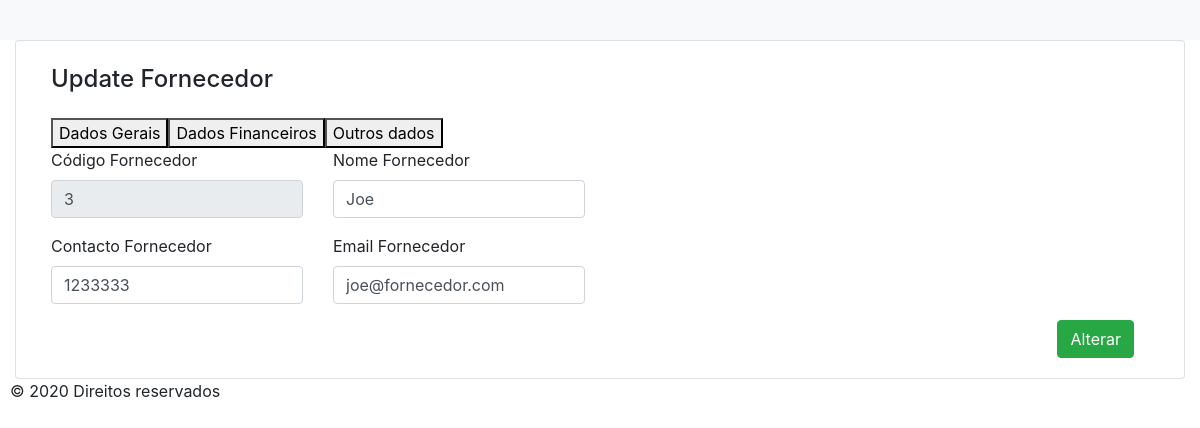
The app's page /update/updateFormFornecedor.php?id=3 with its own data.
### tables this page shows
CREATE TABLE `fornecedor` (
  `codForne` int NOT NULL AUTO_INCREMENT,
  `nomeForne` varchar(18) NOT NULL DEFAULT '',
  `contacForne` int NOT NULL DEFAULT '0',
  `emailForne` varchar(20) NOT NULL DEFAULT '',
  PRIMARY KEY (`codForne`)
);

### update/updateFormFornecedor.php (the view, shortened to what this page needs)
<?php
include_once '../common/cabecalho.php';
    $id = $_GET['id'];
    $database = new Connection();
    $db = $database->openConnection();
    $sql = "SELECT * from fornecedor where codForne =". $id ;
?>
<main role="main" id="main" class="col-lg-12 container main">
    <div class="card col-md-12 " >
        <article class="card-body">
            <h4 class="card-title mb-4 mt-1">Update Fornecedor</h4>
            <div class="row container">
                <button class="tabButton" onclick="changeTab('DadosG',this)" id="default_tab">Dados Gerais</button>
                <button class="tabButton" onclick="changeTab('DadosF',this)">Dados Financeiros</button>
                <button class="tabButton" onclick="changeTab('ODados',this)">Outros dados</button>
            </div>
            <div id="DadosG" class="tabDiv">
                <div class="row">
                    <?php
                        foreach ($db->query($sql) as $row) {
                    ?>
                    <div class="form-group col-md-3">
                        <label for="codF">Código Fornecedor</label>
                        <input class="form-control" type="text" id="codF" name="codF" value="<?php echo $row['codForne'] ?>" readonly >
                    </div>
                    <div class="form-group col-md-3">
                        <label for="nomeF">Nome Fornecedor</label>
                        <input class="form-control" type="text" id="nomeF" name="nomeF" value="<?php echo $row['nomeForne'] ?>">
                    </div>
                </div>
            </div>
            <div id="DadosF" class="tabDiv">
                <div class="row">
                    <div class="form-group col-md-3">
                        <label for="contactoF">Contacto Fornecedor</label>
                        <input class="form-control" type="text" id="contactoF" name="contactoF"  value="<?php echo $row['contacForne'] ?>">
                    </div>
                    <div class="form-group col-md-3">
                        <label for="emailF">Email Fornecedor</label>
                        <input class="form-control" type="text" id="emailF" name="emailF"  value="<?php echo $row['emailForne'] ?>">
                    </div>
                </div>
            </div>
            <div class="form-group col-md-12">
                <button class="btn btn-success" style="float:right" type="submit" name="submit">Alterar</button>
            </div>
        </article>
    </div>
</main>
    <?php
    }
     include_once '../common/rodape.php';
    ?>
</body>
</html>

### records on screen
fornecedor: codF "3", nomeF "Joe", contactoF "1233333", emailF "joe@fornecedor.com"
